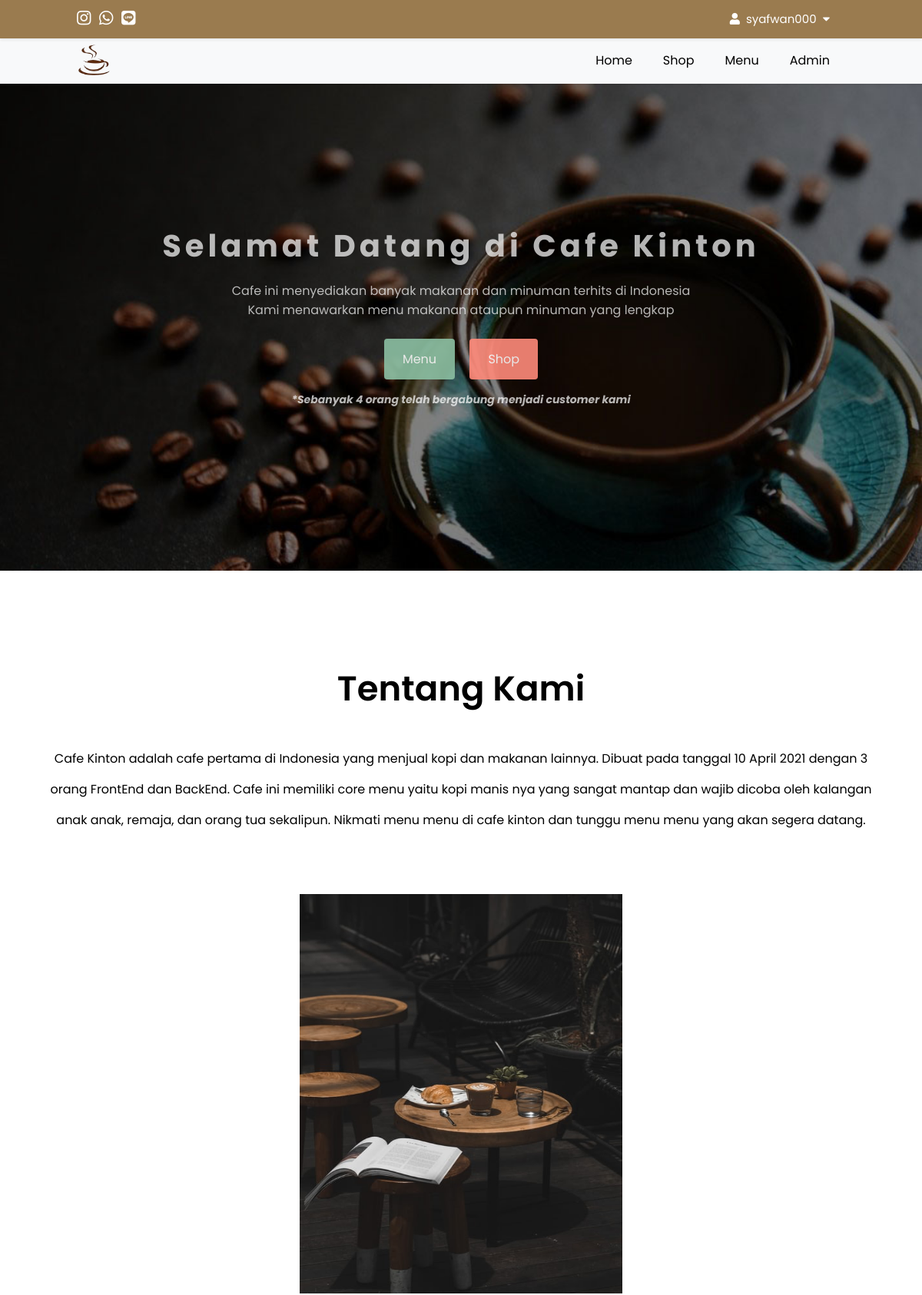
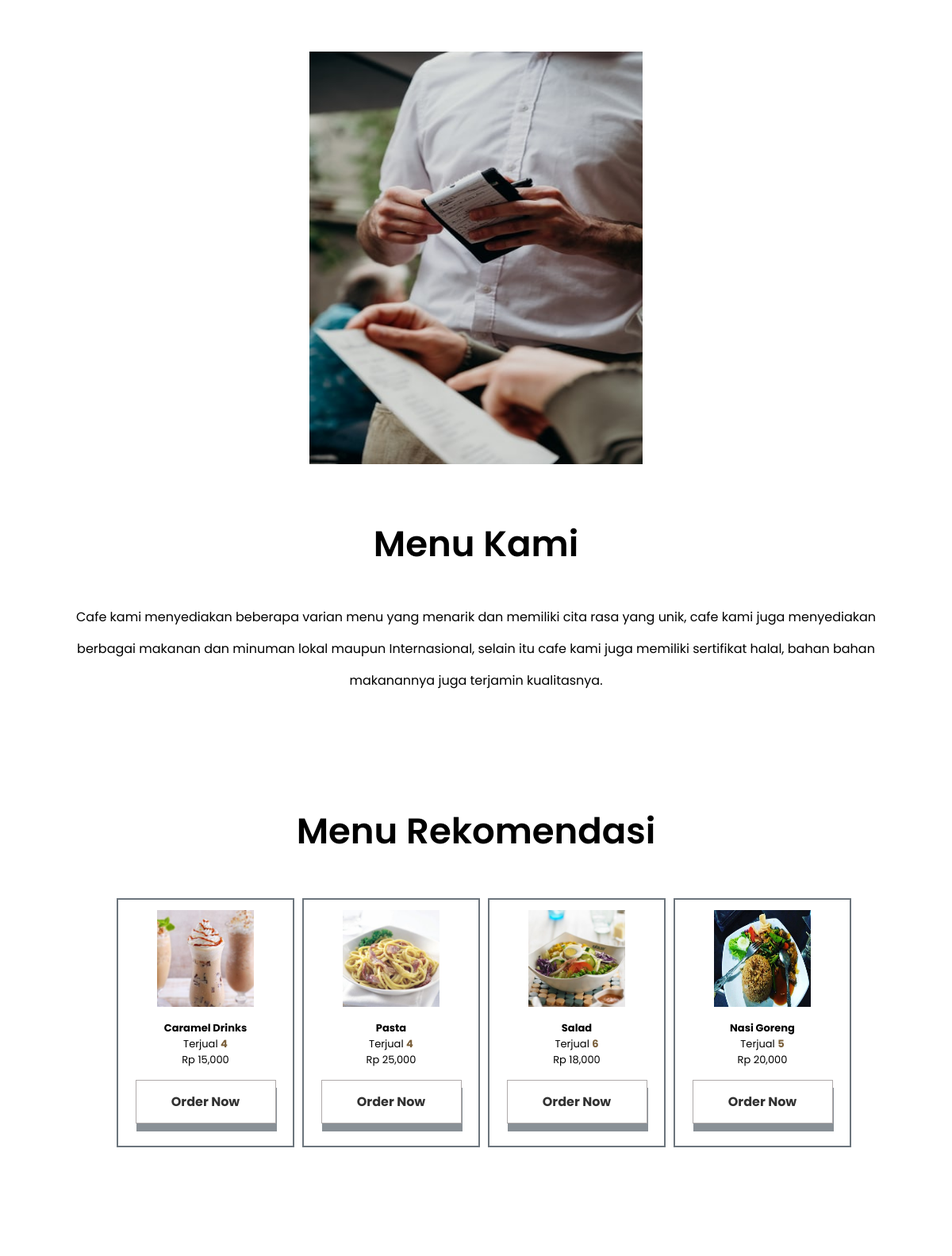
The app's page / (signed in, upper part) with its own data (2 pictures, top to bottom).
### tables this page shows
CREATE TABLE `tbl_product` (
  `id` int(11) NOT NULL,
  `gambar` varchar(200) NOT NULL,
  `nama_product` varchar(200) NOT NULL,
  `harga` int(11) NOT NULL,
  `tgl_tambah` varchar(200) NOT NULL,
  `terjual` int(11) NOT NULL,
  `deskripsi` text NOT NULL
);

### config/config.php (called while the page is built, shortened)
<?php
$hostname = "localhost";
$username = "root";
$password = "";
$database = "db_cafe";
$koneksi = mysqli_connect($hostname, $username, $password, $database);
function queryProduct($queryProduct) {
    global $koneksi;
    $hasil = mysqli_query($koneksi, $queryProduct);
    $tampungBaris = [];
    while($baris = mysqli_fetch_assoc($hasil)) {
        $tampungBaris[] = $baris;
    }
    return $tampungBaris;
}
?>

### index.php (the view, shortened to what this page needs)
<?php
require 'config/config.php';
$hasilCustomer = queryProduct("SELECT * FROM tbl_user WHERE role = 'Customer' AND status = 'Aktif'");
$totalCustomer = count($hasilCustomer);
$dataProduct = queryProduct("SELECT * FROM tbl_product");
?>
<!DOCTYPE html>
<html lang="en">
<head>
    <link rel="stylesheet" href="https://cdnjs.cloudflare.com/ajax/libs/font-awesome/5.15.3/css/all.min.css" />
    <link rel="stylesheet" href="css/home.css?v=<?php echo time(); ?>">
</head>
<body>
<header class="navbar-top">
    <div class="social-media">
        <a class="sosmed" id="m-1" href="#"><i class="fab fa-instagram"></i></a>
        <a class="sosmed" id="m-2" href="#"><i class="fab fa-whatsapp"></i></a>
        <a class="sosmed" href="#"><i class="fab fa-line"></i></a>
    </div>
    <nav>
        <ul>
            <li class="dropdown1"><a href="#"><i class="fas fa-user"></i>&nbsp;
                <?php
                if(isset($_SESSION['login'])) {
                    echo $_SESSION['username'];
                } else {
                    echo "Tamu";
                }
                ?>
            &nbsp;<i class="fas fa-caret-down"></i></a>
            </li>
        </ul>
    </nav>
</header>
<header class="nav-top-mg">
    <div class="logo">
        <a href="index.php">
            <img class="logo-img" src="img/coffee.png">
        </a>
    </div>
    <nav class="nav-bot">
        <ul>
            <li><a href="index.php">Home</a></li>
            <li><a href="shop/shop.php">Shop</a></li>
            <li><a href="menu/menu.php">Menu</a></li>
            <?php
            @$role = $_SESSION['role'];
            if($role == "Admin") {
                echo "<li><a href='admin/admin.php'>Admin</a></li>";
            }
            ?>
        </ul>
    </nav>
</header>
<section class="banner">
    <div class="top-wrapper">
        <div class="container">
            <h1>Selamat Datang di Cafe Kinton</h1>
            <p>Cafe ini menyediakan banyak makanan dan minuman terhits di Indonesia<br>
            Kami menawarkan menu makanan ataupun minuman yang lengkap</p>
        <div class="btn-wrapper">
            <?php
            if(isset($_SESSION['login'])) {
                echo "<a href='menu/menu.php' class='btn menu-btn'>Menu</a>
                    <a href='shop/shop.php' class='btn shop-btn'>Shop</a>";
            } else {
                echo "<a href='auth/login.php' class='btn login-btn'>Login</a>
                    <a href='auth/register.php' class='btn register-btn'>Register</a>";
            }
            ?>
            <p class="customer-counter">*Sebanyak <?= $totalCustomer; ?> orang telah bergabung menjadi customer kami</p>
        </div>
        </div>
    </div>
</section>
<section class="about">
    <div class="hero">
      <div class="heroleft">
        <h2>Tentang Kami</h2>
        <p>
        Cafe Kinton adalah cafe pertama di Indonesia yang menjual kopi dan makanan lainnya.
        Dibuat pada tanggal 10 April 2021 dengan 3 orang FrontEnd dan BackEnd.
        Cafe ini memiliki core menu yaitu kopi manis nya yang sangat mantap dan wajib dicoba oleh kalangan anak anak,
        remaja, dan orang tua sekalipun. Nikmati menu menu di cafe kinton dan tunggu menu menu yang akan segera datang.
        </p>
      </div>
      <div class="heroright">
        <img src="img/gambar-home-1.jpg" />
      </div>
    </div>
</section>
<section class="about2">
    <div class="hero2">
    <div class="heroleft2">
        <img src="img/gambar-home-2.jpg" />
      </div>
      <div class="heroright2">
        <h2>Menu Kami</h2>
        <p>
        Cafe kami menyediakan beberapa varian menu yang menarik dan memiliki cita rasa yang unik,
        cafe kami juga menyediakan berbagai makanan dan minuman lokal maupun Internasional, selain itu cafe
        kami juga memiliki sertifikat halal, bahan bahan makanannya juga terjamin kualitasnya.
        </p>
      </div>
    </div>
</section>
<h2 class="title-rekomen">Menu Rekomendasi</h2>
<div class="rekomen-wrapper">
      <div class="container-rekomen">
        <div class="rekomen">
            <div class="logo">
              <img class="resize-image" src="uploads/<?= $dataProduct[0]['gambar']; ?>"/>
            </div>
            <div class="title">
              <h3><?= $dataProduct[0]['nama_product']; ?></h3>
            </div>
            <div class="content">
              <p>Terjual <span class="terjual-counter"><?= $dataProduct[0]['terjual']; ?></span></p>
              <p>Rp <?= number_format($dataProduct[0]['harga']); ?></p>
            </div>
            <a href="shop/shop-detail.php?id=<?= $dataProduct[0]['id']; ?>">
            <div class="btn-rekomen">
                <span class="btn-rek rekomen-btn">Order Now</span>
            </div>
          </a>
        </div>
        <div class="rekomen">
            <div class="logo">
              <img class="resize-image" src="uploads/<?= $dataProduct[1]['gambar']; ?>"/>
            </div>
            <div class="title">
              <h3><?= $dataProduct[1]['nama_product']; ?></h3>
            </div>
            <div class="content">
              <p>Terjual <span class="terjual-counter"><?= $dataProduct[1]['terjual']; ?></span></p>
              <p>Rp <?= number_format($dataProduct[1]['harga']); ?></p>
            </div>
            <a href="shop/shop-detail.php?id=<?= $dataProduct[1]['id']; ?>">
            <div class="btn-rekomen">
                <span class="btn-rek rekomen-btn">Order Now</span>
            </div>
          </a>
        </div>
        <div class="rekomen">
            <div class="logo">
              <img class="resize-image" src="uploads/<?= $dataProduct[2]['gambar']; ?>"/>
            </div>
            <div class="title">
              <h3><?= $dataProduct[2]['nama_product']; ?></h3>
            </div>
            <div class="content">
              <p>Terjual <span class="terjual-counter"><?= $dataProduct[2]['terjual']; ?></span></p>
              <p>Rp <?= number_format($dataProduct[2]['harga']); ?></p>
            </div>
            <a href="shop/shop-detail.php?id=<?= $dataProduct[2]['id']; ?>">
            <div class="btn-rekomen">
                <span class="btn-rek rekomen-btn">Order Now</span>
            </div>
          </a>
        </div>
        <div class="rekomen">
            <div class="logo">
              <img class="resize-image" src="uploads/<?= $dataProduct[3]['gambar']; ?>"/>
            </div>
            <div class="title">
              <h3><?= $dataProduct[3]['nama_product']; ?></h3>
            </div>
            <div class="content">
              <p>Terjual <span class="terjual-counter"><?= $dataProduct[3]['terjual']; ?></span></p>
              <p>Rp <?= number_format($dataProduct[3]['harga']); ?></p>
            </div>
            <a href="shop/shop-detail.php?id=<?= $dataProduct[3]['id']; ?>">
            <div class="btn-rekomen">
                <span class="btn-rek rekomen-btn">Order Now</span>
            </div>
          </a>
        </div>
      </div>
    </div>
</body>
</html>

### records on screen
tbl_product: gambar (picture), nama_product "Caramel Drinks", terjual "4", harga "15,000"
tbl_product: gambar (picture), nama_product "Pasta", terjual "4", harga "25,000"
tbl_product: gambar (picture), nama_product "Salad", terjual "6", harga "18,000"
tbl_product: gambar (picture), nama_product "Nasi Goreng", terjual "5", harga "20,000"

### other values on screen
$_SESSION['username'] "syafwan000"
$totalCustomer "4"
